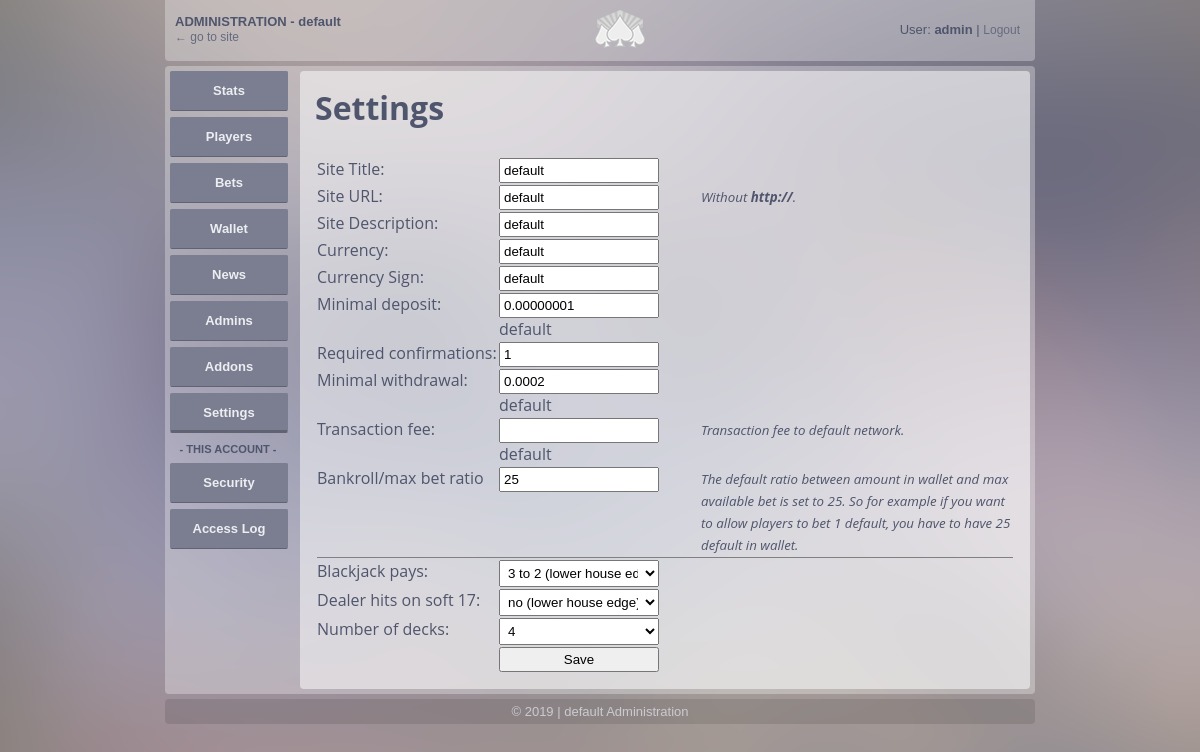
Page /admin/?p=settings (signed in) on the committed database.
### tables this page shows
CREATE TABLE `system` (
  `id` int(1) NOT NULL DEFAULT '1',
  `autoalias_increment` int(255) NOT NULL DEFAULT '1',
  `title` text NOT NULL,
  `url` text NOT NULL,
  `currency` text NOT NULL,
  `currency_sign` text NOT NULL,
  `description` text NOT NULL,
  `giveaway` int(1) NOT NULL DEFAULT '0',
  `giveaway_amount` double NOT NULL DEFAULT '0',
  `chat_enable` int(1) NOT NULL DEFAULT '1',
  `t_bets` int(255) NOT NULL DEFAULT '0',
  `t_wagered` double NOT NULL DEFAULT '0',
  `t_wins` int(255) NOT NULL DEFAULT '0',
  `t_player_profit` double NOT NULL DEFAULT '0',
  `giveaway_freq` int(255) NOT NULL DEFAULT '0',
  `min_withdrawal` double NOT NULL DEFAULT '0',
  `min_deposit` double NOT NULL DEFAULT '0',
  `min_confirmations` int(255) NOT NULL DEFAULT '1',
  `bankroll_maxbet_ratio` double NOT NULL DEFAULT '25',
  `number_of_decks` double NOT NULL DEFAULT '1',
  `deposits_last_round` time NOT NULL,
  `hits_on_soft` int(1) NOT NULL DEFAULT '0',
  `bj_pays` int(1) NOT NULL DEFAULT '0'
);

### inc/wallet_driver.php (called while the page is built, shortened)
<?php
function walletRequest($method,$params=null) {
  $data=array(
    'method' => $method,
    'params' => array_values((array)$params),
    'id' => $method
  );
  $options=array(
    'http' => array(
      'method'  => 'POST',
      'header'  => 'Content-type: application/json',
      'content' => json_encode($data)
    )
  );
  $context=stream_context_create($options);
  if ($response=@file_get_contents($driver_login,false,$context)) {
    $return=json_decode($response,true);
    return $return['result'];
  }
  else return null;
}
?>

### admin/pages/settings.php (the view, shortened to what this page needs)
<h1>Settings</h1>
<br>
<form action="./?p=settings" method="post">
  <table>
    <tr>
      <td style="width: 180px;">Site Title:</td>
      <td style="width: 200px;"><input type="text" name="s_title" value="<?php echo $settings['title']; ?>"></td>
    </tr>
    <tr>
      <td>Site URL:</td>
      <td><input type="text" name="s_url" value="<?php echo $settings['url']; ?>"></td>
      <td><small><i>Without <b>http://</b>.</i></small></td>
    </tr>
    <tr>
      <td>Site Description:</td>
      <td><input type="text" name="s_desc" value="<?php echo $settings['description']; ?>"></td>
    </tr>
    <tr>
      <td>Currency:</td>
      <td><input type="text" name="cur" value="<?php echo $settings['currency']; ?>"></td>
    </tr>
    <tr>
      <td>Currency Sign:</td>
      <td><input type="text" name="cur_s" value="<?php echo $settings['currency_sign']; ?>"></td>
    </tr>
    <tr>
      <td>Minimal deposit:</td>
      <td><input type="text" name="min_deposit" value="<?php echo $settings['min_deposit']; ?>"> <?php echo $settings['currency_sign']; ?></td>
    </tr>
    <tr>
      <td>Required confirmations:</td>
      <td><input type="text" name="min_confirmations" value="<?php echo $settings['min_confirmations']; ?>"></td>
    </tr>
    <tr>
      <td>Minimal withdrawal:</td>
      <td><input type="text" name="min_withdrawal" value="<?php echo $settings['min_withdrawal']; ?>"> <?php echo $settings['currency_sign']; ?></td>
    </tr>
    <tr>
      <td>Transaction fee:</td>
      <td><input type="text" name="txfee" value="<?php $infofee=walletRequest('getinfo'); echo $infofee['paytxfee']; ?>"> <?php echo $settings['currency_sign']; ?></td>
      <td><small><i>Transaction fee to <?php echo $settings['currency']; ?> network.</i></small></td>
    </tr>
    <tr>
      <td>Bankroll/max bet ratio</td>
      <td><input type="text" name="bankroll_maxbet_ratio" value="<?php echo $settings['bankroll_maxbet_ratio']; ?>"></td>
      <td><small><i>The default ratio between amount in wallet and max available bet is set to 25. So for example if you want to allow players to bet 1 <?php echo $settings['currency_sign']; ?>, you have to have 25 <?php echo $settings['currency_sign']; ?> in wallet.</i></small></td>
    </tr>
    <tr><td colspan="3" style="border-top: 1px solid gray;"></td></tr>
    <tr>
      <td>Blackjack pays:</td>
      <td>
        <select name="bj_pays">
          <option value="0"<?php if ($settings['bj_pays']==0) echo ' selected="selected"'; ?>>3 to 2 (lower house edge)
          <option value="1"<?php if ($settings['bj_pays']==1) echo ' selected="selected"'; ?>>6 to 5 (higher house edge)
        </select>
      </td>
      <td><small></small></td>
    </tr>
    <tr>
      <td>Dealer hits on soft 17:</td>
      <td>
        <select name="hits_on_soft">
          <option value="1"<?php if ($settings['hits_on_soft']==1) echo ' selected="selected"'; ?>>yes (higher house edge)
          <option value="0"<?php if ($settings['hits_on_soft']==0) echo ' selected="selected"'; ?>>no (lower house edge)
        </select>
      </td>
      <td><small></small></td>
    </tr>
    <tr>
      <td>Number of decks:</td>
      <td>
        <select name="number_of_decks">
          <option value="1"<?php if ($settings['number_of_decks']==1) echo ' selected="selected"'; ?>>1 (lowest house edge)
          <option value="2"<?php if ($settings['number_of_decks']==2) echo ' selected="selected"'; ?>>2
          <option value="4"<?php if ($settings['number_of_decks']==4) echo ' selected="selected"'; ?>>4
          <option value="6"<?php if ($settings['number_of_decks']==6) echo ' selected="selected"'; ?>>6
        </select>
      </td>
      <td><small></small></td>
    </tr>
    <tr>
      <td></td>
      <td><input type="submit" value="Save"></td>
    </tr>
  </table>
</form>

### admin/index.php (shortened to what this page needs)
<?php
if (isset($_SESSION['logged_']) && $_SESSION['logged_']==true)
  $logged=true;
else $logged=false;
include '../inc/wallet_driver.php';
$settings=mysql_fetch_array(mysql_query("SELECT * FROM `system` WHERE `id`=1 LIMIT 1"));
?>
<!DOCTYPE html>
<html>
  <head>
    <link rel="stylesheet" type="text/css" href="./layout.css">
  </head>
  <body>
    <div id="all">
      <div id="content" style="text-align: center;">
        <div class="main head">
          <div style="float: left; text-align: left; margin-left: 5px; position: relative; top: 4px;">
            <b>ADMINISTRATION - <?php echo $settings['title']; ?></b>
            <br>
            <a href="http://<?php echo $settings['url']; ?>" target="_blank" title="Opens site in new window">← go to site</a>
          </div>
          <div style="float: right; margin-right: 10px; line-height: 40px;">
            User: <?php if ($logged) echo '<b>'.$_SESSION['username'].'</b> | <a href="./login.php?logout">Logout</a>'; else echo '<b>Unlogged</b>'; ?>
          </div>
          <img src="./imgs/imprint.png" style="width: 50px;">
        </div>
        <div class="main">
          <div class="obsah">
            <?php
            if (!$logged) {
              if (isset($_GET['login_error'])) echo '<div class="zpravared"><b>Error: </b>Login error.</div>';
              if (isset($_GET['logouted'])) echo '<div class="zpravagreen"><b>Success: </b>You have been logged out.</div>';
              if (!isset($_GET['totp'])) {
                ?>
                <form action="login.php" method="post">
                  <table id="loginT" border="0">
                    <tr><td>Username:</td><td><input type="text" name="hash_one"></td></tr>
                    <tr><td>Password:</td><td><input type="password" name="hash_sec"></td></tr>
                    <tr><td></td><td><input type="submit" name="prihlaseni" value="Login"></td></tr>
                  </table>
                </form>
                <?php
              }
              else {
                ?>
                <div class="zprava"><b>Notice:</b> Two-factor authentication is enabled for this account.</div>
                <form action="login.php" method="post">
                  <table id="loginT" border="0">
                    <tr><td>Username:</td><td><b><?php echo $_SESSION['2f_1']['username']; ?></b></td></tr>
                    <tr><td>Enter one-time password:</td><td><input type="text" name="totp"></td></tr>
                    <tr><td></td><td><input type="submit" name="prihlaseni" value="Login"></td></tr>
                  </table>
                </form>
                <?php
              }
            }
            else {
              if (!empty($_GET['p']) && file_exists('./pages/'.$_GET['p'].'.php'))
                include './pages/'.$_GET['p'].'.php';
              else if (empty($_GET['p'])) include './pages/home.php';
              else include '404.php';
            }
            ?>
          </div>
          <div class="menu_">
            <ul>
              <?php if (!$logged) { ?>
              <li><a href="./">Login</a></li>
              <?php } if ($logged) { ?>
              <li><a href="./"<?php if (!isset($_GET['p']) || (isset($_GET['p']) && $_GET['p']=='home')) echo ' class="active_"'; ?>>Stats</a></li>
              <li><a href="./?p=players"<?php if (isset($_GET['p']) && $_GET['p']=='players') echo ' class="active_"'; ?>>Players</a></li>
              <li><a href="./?p=bets"<?php if (isset($_GET['p']) && $_GET['p']=='bets') echo ' class="active_"'; ?>>Bets</a></li>
              <li><a href="./?p=wallet"<?php if (isset($_GET['p']) && $_GET['p']=='wallet') echo ' class="active_"'; ?>>Wallet</a></li>
              <li><a href="./?p=news"<?php if (isset($_GET['p']) && $_GET['p']=='news') echo ' class="active_"'; ?>>News</a></li>
              <li><a href="./?p=admins"<?php if (isset($_GET['p']) && $_GET['p']=='admins') echo ' class="active_"'; ?>>Admins</a></li>
              <li><a href="./?p=addons"<?php if (isset($_GET['p']) && $_GET['p']=='addons') echo ' class="active_"'; ?>>Addons</a></li>
              <li><a href="./?p=settings"<?php if (isset($_GET['p']) && $_GET['p']=='settings') echo ' class="active_"'; ?>>Settings</a></li>
              <li><p align="center"><small><small><strong><strong>- THIS ACCOUNT -</strong></strong></small></small></p></li>
              <li><a href="./?p=set_ga"<?php if (isset($_GET['p']) && $_GET['p']=='set_ga') echo ' class="active_"'; ?>>Security</a></li>
              <li><a href="./?p=logs"<?php if (isset($_GET['p']) && $_GET['p']=='logs') echo ' class="active_"'; ?>>Access Log</a></li>
              <?php } ?>
            </ul>
          </div>
        </div>
        <div class="main paticka">&copy; <?php echo date('Y',time()).' '; ?> | <?php echo $settings['title']; ?> Administration</div>
      </div>
    </div>
  </body>
</html>

### admin/layout.css (style rules this page uses)
* { margin: 0; padding: 0; }
body { width: 100%; background-image: url('imgs/bg.png'); background-attachment: fixed; color: #4F556C; font-family: sans-serif; }
h1 { margin-bottom: 5px; }
a { color: #9f9ea3; text-decoration: none; font-size: 12px; }
#all { width: 100%; text-align: center; }
#content { width: 998px; margin-left: auto; margin-right: auto; text-align: left; }
.main { width: 860px; margin-top: 5px; overflow: hidden; padding: 5px; margin-left: auto; margin-right: auto; text-align: left; background-color: rgba(255, 255, 255, 0.3); -webkit-border-radius: 4px; -moz-border-radius: 4px; border-radius: 4px; }
.menu_ { width: 116px; }
.menu_ ul { margin: 0; }
.menu_ ul li { list-style: none outside none; padding-bottom: 6px }
.menu_ ul a { display: inline-block; text-align: center; width: 116px; height: 38px; line-height: 38px; font-weight: bold; color: #edeef2; -webkit-border-radius: 2px; -moz-border-radius: 2px; border-radius: 2px; background-color: #7A7E90; font-size: 13px; border: 1px solid #7A7E90; border-bottom: 1px solid #616372; }
.menu_ ul a.active_ { height: 36px; border-bottom: 3px solid #616372; }
.obsah { float: right; width: 700px; padding: 15px; font-family: "Open Sans",sans-serif; background-color: rgba(255, 255, 255, 0.5); -webkit-border-radius: 4px; -moz-border-radius: 4px; border-radius: 4px; }
table { width: 100%; }
table td { vertical-align: top; }
.paticka { margin-top: 5px; text-align: center; font-size: 13px; color: #CBCAD1; background-color: rgba(0, 0, 0, 0.1); margin-bottom: 20px; }
.head { margin-top: 0; text-align: center; font-size: 13px; padding: 10px 5px; -webkit-border-top-right-radius: 0; -webkit-border-top-left-radius: 0; -moz-border-radius-topright: 0; -moz-border-radius-topleft: 0; border-top-right-radius: 0; border-top-left-radius: 0; }
.head a { color: #666b7f; }
input { width: 150px; padding: 3px; }
select { width: 160px; padding: 4px; }
input[type="submit"] { width: 160px; }

### rows in the picture
system: title "default", s_title "default", s_url "default", s_desc "default", cur "default", cur_s "default", min_deposit "0.00000001", currency_sign "default", min_confirmations "1", min_withdrawal "0.0002", currency "default", bankroll_maxbet_ratio "25", bj_pays "3 to 2 (lower house edge)", hits_on_soft "no (lower house edge)", number_of_decks "4"

### other values in the picture
$_SESSION['username'] "admin"
